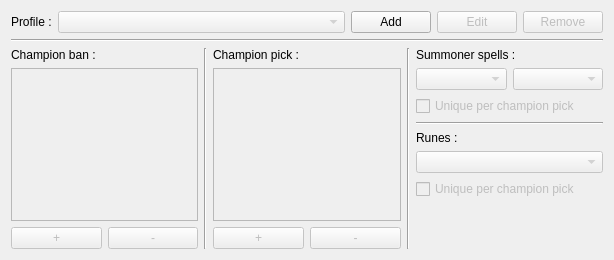
<?xml version="1.0" encoding="UTF-8"?>
<ui version="4.0">
 <class>Form</class>
 <widget class="QWidget" name="Form">
  <property name="geometry">
   <rect>
    <x>0</x>
    <y>0</y>
    <width>614</width>
    <height>260</height>
   </rect>
  </property>
  <property name="windowTitle">
   <string>Form</string>
  </property>
  <layout class="QVBoxLayout" name="verticalLayout">
   <item>
    <layout class="QHBoxLayout" name="horizontalLayout_5">
     <item>
      <widget class="QLabel" name="label_5">
       <property name="text">
        <string>Profile :</string>
       </property>
      </widget>
     </item>
     <item>
      <widget class="QComboBox" name="auto_champion_select_champion_profile_combobox">
       <property name="enabled">
        <bool>false</bool>
       </property>
       <property name="sizePolicy">
        <sizepolicy hsizetype="Expanding" vsizetype="Fixed">
         <horstretch>0</horstretch>
         <verstretch>0</verstretch>
        </sizepolicy>
       </property>
      </widget>
     </item>
     <item>
      <widget class="QPushButton" name="auto_champion_select_champion_profile_add_button">
       <property name="text">
        <string>Add</string>
       </property>
      </widget>
     </item>
     <item>
      <widget class="QPushButton" name="auto_champion_select_champion_profile_edit_button">
       <property name="enabled">
        <bool>false</bool>
       </property>
       <property name="text">
        <string>Edit</string>
       </property>
      </widget>
     </item>
     <item>
      <widget class="QPushButton" name="auto_champion_select_champion_profile_remove_button">
       <property name="enabled">
        <bool>false</bool>
       </property>
       <property name="text">
        <string>Remove</string>
       </property>
      </widget>
     </item>
    </layout>
   </item>
   <item>
    <widget class="Line" name="line_3">
     <property name="orientation">
      <enum>Qt::Horizontal</enum>
     </property>
    </widget>
   </item>
   <item>
    <layout class="QHBoxLayout" name="horizontalLayout" stretch="1,0,1,0,1">
     <item>
      <layout class="QVBoxLayout" name="verticalLayout_3">
       <item>
        <widget class="QLabel" name="label">
         <property name="text">
          <string>Champion ban :</string>
         </property>
        </widget>
       </item>
       <item>
        <widget class="QListWidget" name="auto_champion_select_champion_ban_list">
         <property name="enabled">
          <bool>false</bool>
         </property>
         <property name="sizePolicy">
          <sizepolicy hsizetype="Preferred" vsizetype="Expanding">
           <horstretch>0</horstretch>
           <verstretch>0</verstretch>
          </sizepolicy>
         </property>
         <property name="editTriggers">
          <set>QAbstractItemView::NoEditTriggers</set>
         </property>
         <property name="dragDropMode">
          <enum>QAbstractItemView::InternalMove</enum>
         </property>
        </widget>
       </item>
       <item>
        <layout class="QHBoxLayout" name="horizontalLayout_2">
         <item>
          <widget class="QPushButton" name="auto_champion_select_champion_ban_add_button">
           <property name="enabled">
            <bool>false</bool>
           </property>
           <property name="text">
            <string>+</string>
           </property>
          </widget>
         </item>
         <item>
          <widget class="QPushButton" name="auto_champion_select_champion_ban_remove_button">
           <property name="enabled">
            <bool>false</bool>
           </property>
           <property name="text">
            <string>-</string>
           </property>
          </widget>
         </item>
        </layout>
       </item>
      </layout>
     </item>
     <item>
      <widget class="Line" name="line_2">
       <property name="orientation">
        <enum>Qt::Vertical</enum>
       </property>
      </widget>
     </item>
     <item>
      <layout class="QVBoxLayout" name="verticalLayout_4">
       <item>
        <widget class="QLabel" name="label_2">
         <property name="text">
          <string>Champion pick :</string>
         </property>
        </widget>
       </item>
       <item>
        <widget class="QListWidget" name="auto_champion_select_champion_pick_list">
         <property name="enabled">
          <bool>false</bool>
         </property>
         <property name="sizePolicy">
          <sizepolicy hsizetype="Preferred" vsizetype="Expanding">
           <horstretch>0</horstretch>
           <verstretch>0</verstretch>
          </sizepolicy>
         </property>
         <property name="editTriggers">
          <set>QAbstractItemView::NoEditTriggers</set>
         </property>
         <property name="dragDropMode">
          <enum>QAbstractItemView::InternalMove</enum>
         </property>
        </widget>
       </item>
       <item>
        <layout class="QHBoxLayout" name="horizontalLayout_3">
         <item>
          <widget class="QPushButton" name="auto_champion_select_champion_pick_add_button">
           <property name="enabled">
            <bool>false</bool>
           </property>
           <property name="text">
            <string>+</string>
           </property>
          </widget>
         </item>
         <item>
          <widget class="QPushButton" name="auto_champion_select_champion_pick_remove_button">
           <property name="enabled">
            <bool>false</bool>
           </property>
           <property name="text">
            <string>-</string>
           </property>
          </widget>
         </item>
        </layout>
       </item>
      </layout>
     </item>
     <item>
      <widget class="Line" name="line_4">
       <property name="orientation">
        <enum>Qt::Vertical</enum>
       </property>
      </widget>
     </item>
     <item>
      <layout class="QVBoxLayout" name="verticalLayout_2">
       <item>
        <widget class="QLabel" name="label_3">
         <property name="text">
          <string>Summoner spells :</string>
         </property>
        </widget>
       </item>
       <item>
        <layout class="QHBoxLayout" name="horizontalLayout_4">
         <item>
          <widget class="QComboBox" name="auto_champion_select_champion_summoner_spell_combobox_1">
           <property name="enabled">
            <bool>false</bool>
           </property>
          </widget>
         </item>
         <item>
          <widget class="QComboBox" name="auto_champion_select_champion_summoner_spell_combobox_2">
           <property name="enabled">
            <bool>false</bool>
           </property>
          </widget>
         </item>
        </layout>
       </item>
       <item>
        <widget class="QCheckBox" name="auto_champion_select_champion_summoner_spell_unique_checkbox">
         <property name="enabled">
          <bool>false</bool>
         </property>
         <property name="text">
          <string>Unique per champion pick</string>
         </property>
        </widget>
       </item>
       <item>
        <widget class="Line" name="line">
         <property name="orientation">
          <enum>Qt::Horizontal</enum>
         </property>
        </widget>
       </item>
       <item>
        <widget class="QLabel" name="label_4">
         <property name="text">
          <string>Runes :</string>
         </property>
        </widget>
       </item>
       <item>
        <widget class="QComboBox" name="auto_champion_select_champion_rune_combobox">
         <property name="enabled">
          <bool>false</bool>
         </property>
        </widget>
       </item>
       <item>
        <widget class="QCheckBox" name="auto_champion_select_champion_rune_unique_checkbox">
         <property name="enabled">
          <bool>false</bool>
         </property>
         <property name="text">
          <string>Unique per champion pick</string>
         </property>
        </widget>
       </item>
       <item>
        <spacer name="verticalSpacer">
         <property name="orientation">
          <enum>Qt::Vertical</enum>
         </property>
         <property name="sizeHint" stdset="0">
          <size>
           <width>20</width>
           <height>40</height>
          </size>
         </property>
        </spacer>
       </item>
      </layout>
     </item>
    </layout>
   </item>
  </layout>
 </widget>
 <resources/>
 <connections/>
</ui>
